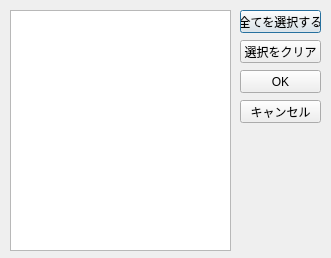
<?xml version="1.0" encoding="UTF-8"?>
<ui version="4.0">
 <class>MainWindow</class>
 <widget class="QDialog" name="MainWindow">
  <property name="geometry">
   <rect>
    <x>0</x>
    <y>0</y>
    <width>331</width>
    <height>258</height>
   </rect>
  </property>
  <property name="windowTitle">
   <string>複数選択</string>
  </property>
  <widget class="QWidget" name="centralwidget" native="true">
   <property name="geometry">
    <rect>
     <x>0</x>
     <y>0</y>
     <width>331</width>
     <height>261</height>
    </rect>
   </property>
   <widget class="QPushButton" name="pushAllSelectButton">
    <property name="geometry">
     <rect>
      <x>240</x>
      <y>10</y>
      <width>81</width>
      <height>23</height>
     </rect>
    </property>
    <property name="text">
     <string>全てを選択する</string>
    </property>
   </widget>
   <widget class="QPushButton" name="pushClearButton">
    <property name="geometry">
     <rect>
      <x>240</x>
      <y>40</y>
      <width>81</width>
      <height>23</height>
     </rect>
    </property>
    <property name="text">
     <string>選択をクリア</string>
    </property>
   </widget>
   <widget class="QPushButton" name="pushOKButton">
    <property name="geometry">
     <rect>
      <x>240</x>
      <y>70</y>
      <width>81</width>
      <height>23</height>
     </rect>
    </property>
    <property name="text">
     <string>OK</string>
    </property>
   </widget>
   <widget class="QPushButton" name="pushCancelButton">
    <property name="geometry">
     <rect>
      <x>240</x>
      <y>100</y>
      <width>81</width>
      <height>23</height>
     </rect>
    </property>
    <property name="text">
     <string>キャンセル</string>
    </property>
   </widget>
   <widget class="QTableWidget" name="tableWidget">
    <property name="geometry">
     <rect>
      <x>10</x>
      <y>10</y>
      <width>221</width>
      <height>241</height>
     </rect>
    </property>
   </widget>
  </widget>
 </widget>
 <resources/>
 <connections>
  <connection>
   <sender>pushAllSelectButton</sender>
   <signal>clicked()</signal>
   <receiver>MainWindow</receiver>
   <slot>clickSelectAllButton()</slot>
   <hints>
    <hint type="sourcelabel">
     <x>284</x>
     <y>20</y>
    </hint>
    <hint type="destinationlabel">
     <x>329</x>
     <y>36</y>
    </hint>
   </hints>
  </connection>
  <connection>
   <sender>pushClearButton</sender>
   <signal>clicked()</signal>
   <receiver>MainWindow</receiver>
   <slot>clickClearButton()</slot>
   <hints>
    <hint type="sourcelabel">
     <x>272</x>
     <y>51</y>
    </hint>
    <hint type="destinationlabel">
     <x>328</x>
     <y>68</y>
    </hint>
   </hints>
  </connection>
  <connection>
   <sender>pushOKButton</sender>
   <signal>clicked()</signal>
   <receiver>MainWindow</receiver>
   <slot>clickOKButton()</slot>
   <hints>
    <hint type="sourcelabel">
     <x>280</x>
     <y>79</y>
    </hint>
    <hint type="destinationlabel">
     <x>329</x>
     <y>106</y>
    </hint>
   </hints>
  </connection>
  <connection>
   <sender>pushCancelButton</sender>
   <signal>clicked()</signal>
   <receiver>MainWindow</receiver>
   <slot>clickCancelButton()</slot>
   <hints>
    <hint type="sourcelabel">
     <x>278</x>
     <y>114</y>
    </hint>
    <hint type="destinationlabel">
     <x>330</x>
     <y>147</y>
    </hint>
   </hints>
  </connection>
 </connections>
 <slots>
  <slot>clickSelectAllButton()</slot>
  <slot>clickClearButton()</slot>
  <slot>clickOKButton()</slot>
  <slot>clickCancelButton()</slot>
 </slots>
</ui>
